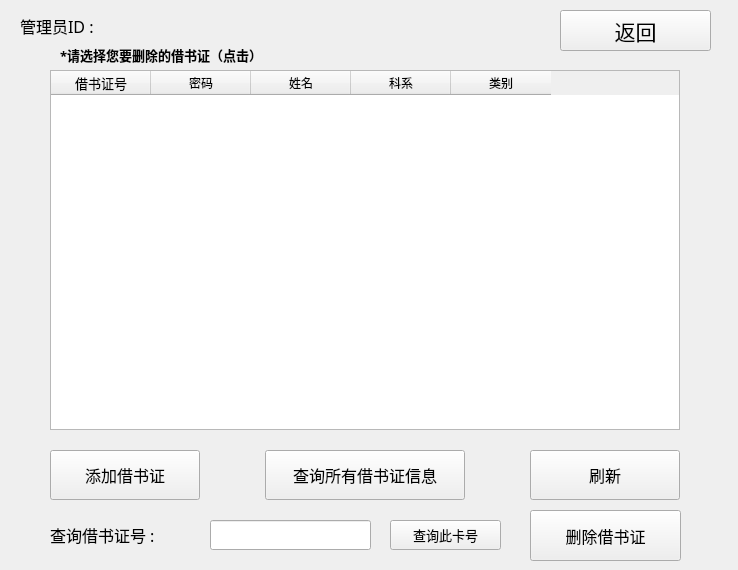
<?xml version="1.0" encoding="UTF-8"?>
<ui version="4.0">
 <class>ManageUser</class>
 <widget class="QWidget" name="ManageUser">
  <property name="geometry">
   <rect>
    <x>0</x>
    <y>0</y>
    <width>738</width>
    <height>570</height>
   </rect>
  </property>
  <property name="windowTitle">
   <string>用户管理</string>
  </property>
  <widget class="QTableWidget" name="BookTable">
   <property name="geometry">
    <rect>
     <x>50</x>
     <y>70</y>
     <width>630</width>
     <height>360</height>
    </rect>
   </property>
   <property name="font">
    <font>
     <family>宋体</family>
     <pointsize>9</pointsize>
    </font>
   </property>
   <property name="lineWidth">
    <number>2</number>
   </property>
   <property name="showGrid">
    <bool>true</bool>
   </property>
   <property name="sortingEnabled">
    <bool>true</bool>
   </property>
   <column>
    <property name="text">
     <string>借书证号</string>
    </property>
    <property name="font">
     <font>
      <family>宋体</family>
      <pointsize>10</pointsize>
     </font>
    </property>
   </column>
   <column>
    <property name="text">
     <string>密码</string>
    </property>
   </column>
   <column>
    <property name="text">
     <string>姓名</string>
    </property>
   </column>
   <column>
    <property name="text">
     <string>科系</string>
    </property>
   </column>
   <column>
    <property name="text">
     <string>类别</string>
    </property>
   </column>
  </widget>
  <widget class="QPushButton" name="addcardbutton">
   <property name="geometry">
    <rect>
     <x>50</x>
     <y>450</y>
     <width>150</width>
     <height>50</height>
    </rect>
   </property>
   <property name="font">
    <font>
     <family>宋体</family>
     <pointsize>12</pointsize>
    </font>
   </property>
   <property name="text">
    <string>添加借书证</string>
   </property>
  </widget>
  <widget class="QLabel" name="idlabel">
   <property name="geometry">
    <rect>
     <x>20</x>
     <y>10</y>
     <width>281</width>
     <height>31</height>
    </rect>
   </property>
   <property name="font">
    <font>
     <family>宋体</family>
     <pointsize>12</pointsize>
    </font>
   </property>
   <property name="text">
    <string>管理员ID : </string>
   </property>
  </widget>
  <widget class="QPushButton" name="deletecardbutton">
   <property name="geometry">
    <rect>
     <x>530</x>
     <y>510</y>
     <width>151</width>
     <height>51</height>
    </rect>
   </property>
   <property name="font">
    <font>
     <family>宋体</family>
     <pointsize>12</pointsize>
    </font>
   </property>
   <property name="text">
    <string>删除借书证</string>
   </property>
  </widget>
  <widget class="QPushButton" name="searchcardinfobutton">
   <property name="geometry">
    <rect>
     <x>265</x>
     <y>450</y>
     <width>200</width>
     <height>50</height>
    </rect>
   </property>
   <property name="font">
    <font>
     <family>宋体</family>
     <pointsize>12</pointsize>
    </font>
   </property>
   <property name="text">
    <string>查询所有借书证信息</string>
   </property>
  </widget>
  <widget class="QLabel" name="cno">
   <property name="geometry">
    <rect>
     <x>50</x>
     <y>520</y>
     <width>151</width>
     <height>30</height>
    </rect>
   </property>
   <property name="font">
    <font>
     <family>宋体</family>
     <pointsize>12</pointsize>
    </font>
   </property>
   <property name="text">
    <string>查询借书证号 :</string>
   </property>
  </widget>
  <widget class="QLineEdit" name="cno_line">
   <property name="geometry">
    <rect>
     <x>210</x>
     <y>520</y>
     <width>161</width>
     <height>30</height>
    </rect>
   </property>
  </widget>
  <widget class="QPushButton" name="refreshbutton">
   <property name="geometry">
    <rect>
     <x>530</x>
     <y>450</y>
     <width>150</width>
     <height>50</height>
    </rect>
   </property>
   <property name="font">
    <font>
     <family>宋体</family>
     <pointsize>12</pointsize>
    </font>
   </property>
   <property name="text">
    <string>刷新</string>
   </property>
  </widget>
  <widget class="QPushButton" name="back">
   <property name="geometry">
    <rect>
     <x>560</x>
     <y>10</y>
     <width>151</width>
     <height>41</height>
    </rect>
   </property>
   <property name="font">
    <font>
     <family>宋体</family>
     <pointsize>16</pointsize>
    </font>
   </property>
   <property name="text">
    <string>返回</string>
   </property>
  </widget>
  <widget class="QPushButton" name="searchcnobutton">
   <property name="geometry">
    <rect>
     <x>390</x>
     <y>520</y>
     <width>111</width>
     <height>30</height>
    </rect>
   </property>
   <property name="font">
    <font>
     <family>宋体</family>
     <pointsize>10</pointsize>
    </font>
   </property>
   <property name="text">
    <string>查询此卡号</string>
   </property>
  </widget>
  <widget class="QLabel" name="label">
   <property name="geometry">
    <rect>
     <x>60</x>
     <y>45</y>
     <width>271</width>
     <height>20</height>
    </rect>
   </property>
   <property name="font">
    <font>
     <family>宋体</family>
     <pointsize>10</pointsize>
     <weight>75</weight>
     <bold>true</bold>
    </font>
   </property>
   <property name="text">
    <string>*请选择您要删除的借书证（点击）</string>
   </property>
  </widget>
 </widget>
 <resources/>
 <connections/>
</ui>
